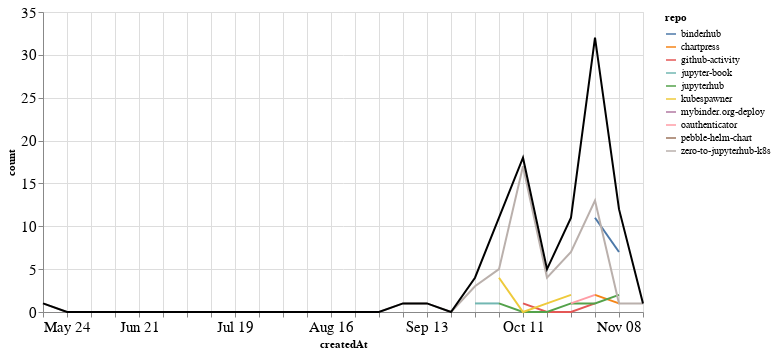

The code cell stored with this chart in its notebook:
### Markdown cell above
## PRs

### Code cell
prs_time = prs.groupby('repo').resample('W', on='createdAt').count()['author'].reset_index()
prs_time = prs_time.rename(columns={'author': 'count'})
prs_time_total = prs_time.groupby('createdAt').agg({"count": "sum"}).reset_index()

ch1 = alt.Chart(prs_time, width=600).mark_line().encode(
    x='createdAt',
    y='count',
    color='repo',
    tooltip="repo"
)

ch2 = alt.Chart(prs_time_total, width=600).mark_line(color="black").encode(
    x='createdAt',
    y='count',
)

ch1 + ch2

### Figure 1 — Vega-Lite specification as saved in the notebook (floating-point values rounded to 4 significant figures)
{"config": {"axisLeft": {"labelFontSize": 15}, "axisBottom": {"labelFontSize": 15}}, "layer": [{"data": {"name": "data-dcf88109d9e4456025d26ae8377cebdb"}, "mark": "line", "encoding": {"color": {"type": "nominal", "field": "repo"}, "tooltip": {"type": "nominal", "field": "repo"}, "x": {"type": "temporal", "field": "createdAt"}, "y": {"type": "quantitative", "field": "count"}}, "width": 600}, {"data": {"name": "data-7f3a6b704c2620207d410abaa9a656a9"}, "mark": {"type": "line", "color": "black"}, "encoding": {"x": {"type": "temporal", "field": "createdAt"}, "y": {"type": "quantitative", "field": "count"}}, "width": 600}], "$schema": "https://vega.github.io/schema/vega-lite/v4.8.1.json", "datasets": {"data-dcf88109d9e4456025d26ae8377cebdb": [{"repo": "binderhub", "createdAt": "2020-11-01T00:00:00", "count": 11}, {"repo": "binderhub", "createdAt": "2020-11-08T00:00:00", "count": 7}, {"repo": "chartpress", "createdAt": "2020-11-01T00:00:00", "count": 2}, {"repo": "chartpress", "createdAt": "2020-11-08T00:00:00", "count": 1}, {"repo": "github-activity", "createdAt": "2020-10-11T00:00:00", "count": 1}, {"repo": "github-activity", "createdAt": "2020-10-18T00:00:00", "count": 0}, {"repo": "github-activity", "createdAt": "2020-10-25T00:00:00", "count": 0}, {"repo": "github-activity", "createdAt": "2020-11-01T00:00:00", "count": 1}, {"repo": "jupyter-book", "createdAt": "2020-09-27T00:00:00", "count": 1}, {"repo": "jupyter-book", "createdAt": "2020-10-04T00:00:00", "count": 1}, {"repo": "jupyterhub", "createdAt": "2020-10-04T00:00:00", "count": 1}, {"repo": "jupyterhub", "createdAt": "2020-10-11T00:00:00", "count": 0}, {"repo": "jupyterhub", "createdAt": "2020-10-18T00:00:00", "count": 0}, {"repo": "jupyterhub", "createdAt": "2020-10-25T00:00:00", "count": 1}, {"repo": "jupyterhub", "createdAt": "2020-11-01T00:00:00", "count": 1}, {"repo": "jupyterhub", "createdAt": "2020-11-08T00:00:00", "count": 2}, {"repo": "kubespawner", "createdAt": "2020-10-04T00:00:00", "count": 4}, {"repo": "kubespawner", "createdAt": "2020-10-11T00:00:00", "count": 0}, {"repo": "kubespawner", "createdAt": "2020-10-18T00:00:00", "count": 1}, {"repo": "kubespawner", "createdAt": "2020-10-25T00:00:00", "count": 2}, {"repo": "mybinder.org-deploy", "createdAt": "2020-11-01T00:00:00", "count": 2}, {"repo": "oauthenticator", "createdAt": "2020-10-25T00:00:00", "count": 1}, {"repo": "oauthenticator", "createdAt": "2020-11-01T00:00:00", "count": 2}, {"repo": "pebble-helm-chart", "createdAt": "2020-11-08T00:00:00", "count": 1}, {"repo": "zero-to-jupyterhub-k8s", "createdAt": "2020-05-24T00:00:00", "count": 1}, {"repo": "zero-to-jupyterhub-k8s", "createdAt": "2020-05-31T00:00:00", "count": 0}, {"repo": "zero-to-jupyterhub-k8s", "createdAt": "2020-06-07T00:00:00", "count": 0}, {"repo": "zero-to-jupyterhub-k8s", "createdAt": "2020-06-14T00:00:00", "count": 0}, {"repo": "zero-to-jupyterhub-k8s", "createdAt": "2020-06-21T00:00:00", "count": 0}, {"repo": "zero-to-jupyterhub-k8s", "createdAt": "2020-06-28T00:00:00", "count": 0}, {"repo": "zero-to-jupyterhub-k8s", "createdAt": "2020-07-05T00:00:00", "count": 0}, {"repo": "zero-to-jupyterhub-k8s", "createdAt": "2020-07-12T00:00:00", "count": 0}, {"repo": "zero-to-jupyterhub-k8s", "createdAt": "2020-07-19T00:00:00", "count": 0}, {"repo": "zero-to-jupyterhub-k8s", "createdAt": "2020-07-26T00:00:00", "count": 0}, {"repo": "zero-to-jupyterhub-k8s", "createdAt": "2020-08-02T00:00:00", "count": 0}, {"repo": "zero-to-jupyterhub-k8s", "createdAt": "2020-08-09T00:00:00", "count": 0}, {"repo": "zero-to-jupyterhub-k8s", "createdAt": "2020-08-16T00:00:00", "count": 0}, {"repo": "zero-to-jupyterhub-k8s", "createdAt": "2020-08-23T00:00:00", "count": 0}, {"repo": "zero-to-jupyterhub-k8s", "createdAt": "2020-08-30T00:00:00", "count": 0}, {"repo": "zero-to-jupyterhub-k8s", "createdAt": "2020-09-06T00:00:00", "count": 1}, {"repo": "zero-to-jupyterhub-k8s", "createdAt": "2020-09-13T00:00:00", "count": 1}, {"repo": "zero-to-jupyterhub-k8s", "createdAt": "2020-09-20T00:00:00", "count": 0}, {"repo": "zero-to-jupyterhub-k8s", "createdAt": "2020-09-27T00:00:00", "count": 3}, {"repo": "zero-to-jupyterhub-k8s", "createdAt": "2020-10-04T00:00:00", "count": 5}, {"repo": "zero-to-jupyterhub-k8s", "createdAt": "2020-10-11T00:00:00", "count": 17}, {"repo": "zero-to-jupyterhub-k8s", "createdAt": "2020-10-18T00:00:00", "count": 4}, {"repo": "zero-to-jupyterhub-k8s", "createdAt": "2020-10-25T00:00:00", "count": 7}, {"repo": "zero-to-jupyterhub-k8s", "createdAt": "2020-11-01T00:00:00", "count": 13}, {"repo": "zero-to-jupyterhub-k8s", "createdAt": "2020-11-08T00:00:00", "count": 1}, {"repo": "zero-to-jupyterhub-k8s", "createdAt": "2020-11-15T00:00:00", "count": 1}], "data-7f3a6b704c2620207d410abaa9a656a9": [{"createdAt": "2020-05-24T00:00:00", "count": 1}, {"createdAt": "2020-05-31T00:00:00", "count": 0}, {"createdAt": "2020-06-07T00:00:00", "count": 0}, {"createdAt": "2020-06-14T00:00:00", "count": 0}, {"createdAt": "2020-06-21T00:00:00", "count": 0}, {"createdAt": "2020-06-28T00:00:00", "count": 0}, {"createdAt": "2020-07-05T00:00:00", "count": 0}, {"createdAt": "2020-07-12T00:00:00", "count": 0}, {"createdAt": "2020-07-19T00:00:00", "count": 0}, {"createdAt": "2020-07-26T00:00:00", "count": 0}, {"createdAt": "2020-08-02T00:00:00", "count": 0}, {"createdAt": "2020-08-09T00:00:00", "count": 0}, {"createdAt": "2020-08-16T00:00:00", "count": 0}, {"createdAt": "2020-08-23T00:00:00", "count": 0}, {"createdAt": "2020-08-30T00:00:00", "count": 0}, {"createdAt": "2020-09-06T00:00:00", "count": 1}, {"createdAt": "2020-09-13T00:00:00", "count": 1}, {"createdAt": "2020-09-20T00:00:00", "count": 0}, {"createdAt": "2020-09-27T00:00:00", "count": 4}, {"createdAt": "2020-10-04T00:00:00", "count": 11}, {"createdAt": "2020-10-11T00:00:00", "count": 18}, {"createdAt": "2020-10-18T00:00:00", "count": 5}, {"createdAt": "2020-10-25T00:00:00", "count": 11}, {"createdAt": "2020-11-01T00:00:00", "count": 32}, {"createdAt": "2020-11-08T00:00:00", "count": 12}, {"createdAt": "2020-11-15T00:00:00", "count": 1}]}}
